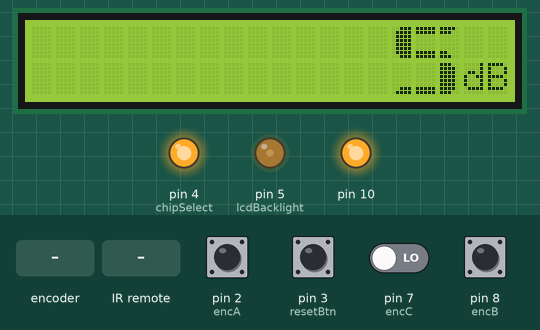
Simulated run of this program. Board: Arduino Nano, built with avr-gcc and run on an emulated ATmega328P. On the bench: 20×2 character LCD, output pins drawn as LEDs (lit = HIGH). Inputs (shaded band) come from the test bench; at power-on: pin 2 (encA), pin 8 (encB) HIGH, pin 3 (resetBtn), pin 7 (encC) LOW. EEPROM starts erased.

Above: at 5.6 s.
5.7 s: pin 3 (resetBtn) pulled HIGH for 0.15 s
At 5.8 s:
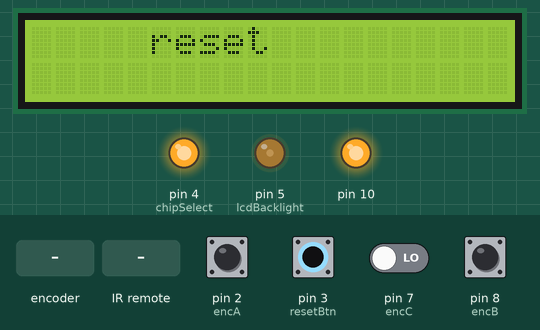
7.5 s: pin 7 (encC) driven HIGH
At 8.3 s:
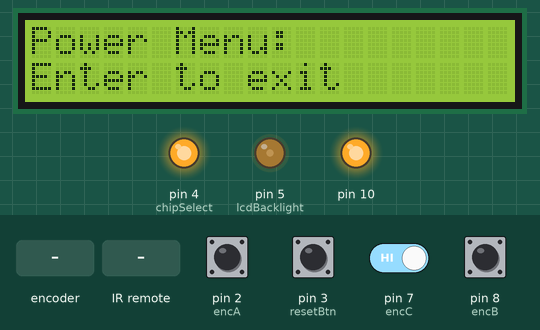
9.3 s: rotary encoder on pin 2 (encA) / pin 8 (encB) turned 1 step (first pin leading)
At 10.8 s:
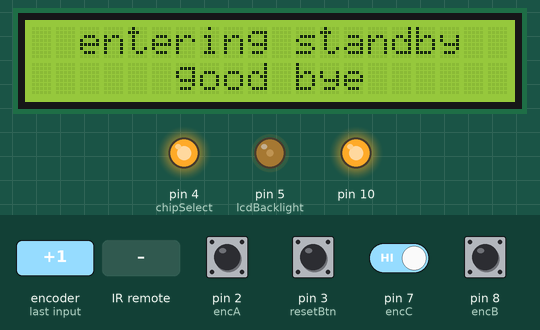
12.5 s: infrared code 0x05 received
At 13.53 s:
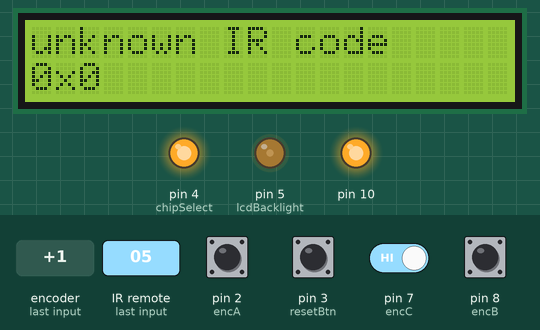
14.9 s: rotary encoder on pin 2 (encA) / pin 8 (encB) turned 2 steps (second pin leading)
At 16.1 s:
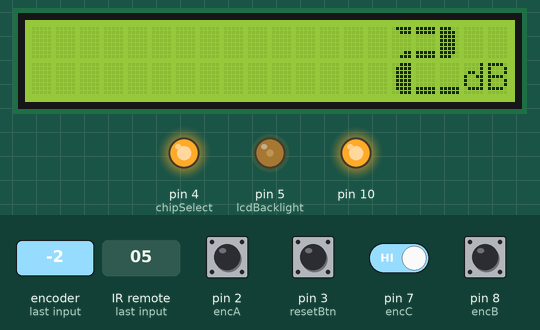
18.3 s: rotary encoder on pin 2 (encA) / pin 8 (encB) turned 2 steps (second pin leading)
At 19.8 s:
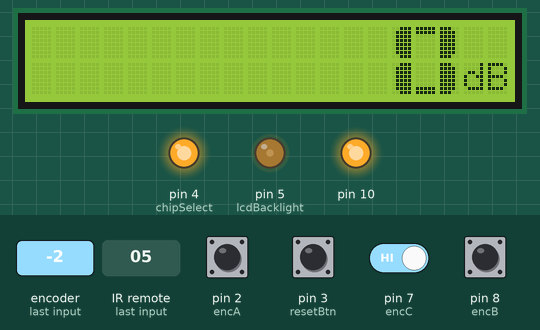

Measured:
- after the input at 5.7 s, the display: changes at once (image 1)
- after the input at 7.5 s, the display: first differs from a run without the input after 0.49 s (image 2 shows a later state)
- after the input at 9.3 s, the display: first changes at once (image 3 shows a later state)
- after the input at 12.5 s, the display: first differs from a run without the input after 0.96 s (image 4)
- after the input at 14.9 s, the display: first differs from a run without the input after 0.84 s (image 5)
- after the input at 18.3 s, the display: first differs from a run without the input after 1.1 s (image 6)
- what the display in image 3 shows lasts 1.0 s, from 10.0 s to 11.0 s

The program:

main.cpp
```cpp
#include "main.h"

LCDisplay myDisplay;
AuxBoard myAuxBoard;
IRremoteDecoder myIR;
Power myPower(&myDisplay, &myAuxBoard);
Menu myMenu(&myDisplay);
Volume myVolume(&myDisplay, &myAuxBoard);
Input myInput(&myDisplay, &myAuxBoard);
Control Crtl(&myDisplay, &myPower, &myMenu, &myVolume, &myInput, &myIR);

uint8_t lastSPIVolume=0;

void setup() {

  arduinoInit();
  /* Start the IR-receiver */
  myIR.init();

  /* setup LCD */
  myDisplay.init();

  /* rotary encoder */
  attachInterrupt(digitalPinToInterrupt(encA),isr, CHANGE);  // ISR for rotary encoder

  /* aux boards */
  myAuxBoard.init();

  /* restore last volume */
  myVolume.restore();

  /* restore last input */
  myInput.restore();
}

void loop() {
  if(myPower.state){
    Crtl.worker();
  } else {
    Crtl.standbyCheck();
    delay(500);
    analogWrite(lcdBacklight, 0);
  }

  delay(150);
}

/*
  interrupt service Subroutine
*/
void isr(){
  if(myPower.state)  Crtl.rotEncoder(digitalRead(encA), digitalRead(encB));
}
```

auxBoards.cpp
```cpp
#include "auxBoards.h"

AuxBoard::AuxBoard(){
  init();
}

void AuxBoard::init(){
  SPI.begin();
  SPI.setBitOrder(MSBFIRST);
  SPI.setDataMode(SPI_MODE0);

  digitalWrite(chipSelect, LOW);         // take the CS pin low to select the chip:
  SPI.transfer(0b01000000);              // Optcode to write to MCP23S17
  SPI.transfer(0x00);                    // Select IODIR register
  SPI.transfer(0x00);                    // Set GPIO as output
  digitalWrite(chipSelect, HIGH);        // take the CS pin high to de-select the chip:

  digitalWrite(chipSelect, LOW);         // take the CS pin low to select the chip:
  SPI.transfer(0b01000000);              // Optcode to write to MCP23S17
  SPI.transfer(IOCON);                   // Select IOCON register
  SPI.transfer(0b00001000);              // Set Hardware Adress Enable
  digitalWrite(chipSelect, HIGH);        // take the CS pin high to de-select the chip:
}

void AuxBoard::change_volume(uint8_t volume){
  digitalWrite(chipSelect, LOW);              // take the CS pin low to select the chip:
  SPI.transfer(0b01000000);          			    // Optcode to write to MCP23S17 #1
  SPI.transfer(GPIO);               				  // Select GPIO register for Volume
  SPI.transfer(0xFF);              					  // Clear Volume
  digitalWrite(chipSelect, HIGH); 					  // take the CS pin high to de-select the chip:

  if (volume > 0){
    delay(5);															    // Anti "pop" delay

    uint8_t volnew = volume ^ 0xFF;  // Bit manipulation to set the correct value
    digitalWrite(chipSelect, LOW);  				  // take the CS pin low to select the chip:
    SPI.transfer(0b01000000);          				// Optcode to write to MCP23S17 #1
    SPI.transfer(GPIO);               				// Select GPIO register for Volume
    SPI.transfer(volnew);           					// Set Volume
    digitalWrite(chipSelect, HIGH);						// take the CS pin high to de-select the chip:
  }
}

void AuxBoard::change_input(uint8_t input){
  digitalWrite(chipSelect, LOW);
  SPI.transfer(0b01000110);
  SPI.transfer(GPIO);
  SPI.transfer(0xFF);
  digitalWrite(chipSelect, HIGH);
  // no input selected, for standby
  if(input==0) return;
  uint8_t spi_input;
  switch (input)
  {
    case (1):
      spi_input = 0xFE;
      break;
    case (2):
      spi_input = 0xFD;
      break;
    case (3):
      spi_input = 0xFB;
      break;
    case (4):
      spi_input = 0xF7;
      break;
    case (5):
      spi_input = 0xEF;
      break;
    case (6):
      spi_input = 0xDF;
      break;
  }

  digitalWrite(chipSelect, LOW);
  SPI.transfer(0b01000110);
  SPI.transfer(GPIO);
  SPI.transfer(spi_input);
  digitalWrite(chipSelect, HIGH);
}
```

auxBoards.h
```cpp
#ifndef AUXBOARDS_H
#define AUXBOARDS_H

#include <SPI.h>
#include <Arduino.h>

#include "config.h"

class AuxBoard {
  public:
    AuxBoard();
    void init();
    void change_volume(uint8_t volume);
    void change_input(uint8_t input);
};

#endif /* AUXBOARDS_H */
```

control.cpp
```cpp
#include "control.h"

Control::Control(LCDisplay *lcd, Power *p, Menu *m, Volume *v, Input *i, IRremoteDecoder *ir){
  disp=lcd;       // the display
  pwr=p;
  menu=m;
  vol=v;          // the volume control
  inp=i;          // the input control
  IRdecoder=ir;   // the infra red decoder
  // standby = EEPROM.read(POWER_STATE);
  clearButtons();
}

void Control::worker(){
  checkButtons();
  checkIR();
  menuAutoExit();
}

void Control::standbyCheck(){
  if(digitalRead(encC)) pwr->on();
  IRdecoder->getIRcode(); // get whatever is in the pipeline
  if(IRdecoder->valid && IRdecoder->ircode == IR_On)  pwr->on();
}

/*
  this handles the human input via physical buttons
*/
void Control::checkButtons(){
  if ((millis() - lastDebounceTime) > debounceDelay){

    if (digitalRead(resetBtn) == HIGH){
      disp->clear();
      disp->print("     reset");
      delay(200);
      resetFunc();  //call reset
      lastDebounceTime = millis();
    }

    int readEncoderButton = digitalRead(encC);
    if (readEncoderButton == HIGH){
      buttons.Enter = true;
      buttonHandler();
      lastDebounceTime = millis();
    }
  }
}

/*
  this handles human input via irreceiver
*/
void Control::checkIR(){
  IRdecoder->getIRcode(); // get whatever is in the pipeline
  if(IRdecoder->valid){   // only process if flagged valid
    switch (IRdecoder->ircode) {
      case IR_Up:     buttons.Up    = true; break;
      case IR_Down:   buttons.Down  = true; break;
      case IR_Left:   buttons.Left  = true; break;
      case IR_Right:  buttons.Right = true; break;
      case IR_Mute:   buttons.Mute  = true; break;
      case IR_Play:   buttons.Play  = true; break;
      case IR_On:     buttons.PowerOn = true; break;
      case IR_Off:    buttons.PowerOff = true; break;
      case IR_Inp1:   inp->selectInput(1); break;
      case IR_Inp2:   inp->selectInput(2); break;
      case IR_Inp3:   inp->selectInput(3); break;
      case IR_Inp4:   inp->selectInput(4); break;
      case IR_Inp5:   inp->selectInput(5); break;
      case IR_Inp6:   inp->selectInput(6); break;
      default:  disp->clear();
                disp->LCD.print("unknown IR code");
                disp->LCD.setCursor(0, 1);
                disp->LCD.print("0x");
                disp->LCD.print(IRdecoder->ircode, HEX);
                break;
    }
    IRdecoder->resume();  // resume IR receiver
    buttonHandler();      // call worker function
  };
}

void Control::clearButtons(){
  buttons.Up = false;
  buttons.Down = false;
  buttons.Mute = false;
  buttons.Left = false;
  buttons.Right = false;
  buttons.Enter = false;
  buttons.Menu = false;
  buttons.Play = false;
  buttons.Channel = false;
  buttons.Power = false;
  buttons.PowerOn = false;
  buttons.PowerOff = false;
}

void Control::menuExit(){
  disp->clear();
  disp->printVolume(vol->value);
  inp->printInput();
  menu->init();
}

void Control::menuAutoExit(){
  if ((millis() - lastButtonTime) > 5000){
    menuExit();
  }
}

void Control::rotEncoder(bool enc1, bool enc2){
  if(enc1 == enc2){
    if (menu->mainMenu>0){
      buttons.Left = true;
    } else {
      buttons.Down = true;
    }
  }
  else{
    if (menu->mainMenu>0){
      buttons.Right = true;
    } else {
      buttons.Up = true;
    }
  }
  buttonHandler();
}

void Control::buttonHandler(){
  if(buttons.Mute)  vol->mute();
  if(buttons.PowerOff)  pwr->off();
  switch (menu->mainMenu) {
    case Menu::volume:
      if(buttons.Up)    vol->up();
      if(buttons.Down)  vol->down();
    case Menu::inputs:
      if(buttons.Left)  inp->prev();
      if(buttons.Right) inp->next();
      break;
    case Menu::power:
      if(buttons.Left)  menu->prev();
      if(buttons.Right) menu->next();
      if(buttons.Enter && menu->pwrMenu==1){
        pwr->off();
        menu->init();
        break;
      }
      if(buttons.Enter && menu->pwrMenu==0){
        buttons.Enter = false;
        menuExit();
      }
  }
  if(buttons.Enter) menu->enter();
  lastButtonTime = millis();
  clearButtons();
}
```

control.h
```cpp
#ifndef CONTROL_H
#define CONTROL_H

#include "LCD.h"
#include "volume.h"
#include "input.h"
#include "infraRedReciever.h"
#include "config.h"
#include "power.h"
#include "menu.h"

class Control{
  public:
    Control(LCDisplay *lcd, Power *p, Menu *m, Volume *v, Input *i, IRremoteDecoder *ir);

    void worker();
    void standbyCheck();
    void rotEncoder(bool, bool);

    struct navButtons{
      bool Up;
      bool Down;
      bool Mute;
      bool Left;
      bool Right;
      bool Enter;
      bool Menu;
      bool Play;
      bool Channel;
      bool Power;
      bool PowerOn;
      bool PowerOff;
    } buttons;

  private:
    Volume *vol;
    Input *inp;
    IRremoteDecoder *IRdecoder;
    Power *pwr;
    Menu *menu;
    LCDisplay *disp;
    long lastDebounceTime;
    long lastButtonTime;
    void checkButtons();
    void checkIR();
    void menuExit();
    void menuAutoExit();
    void clearButtons();
    void buttonHandler();
    void standbyHandler();
    void(* resetFunc) (void) = 0; //declare reset function @ address 0
};


#endif /* CONTROL_H */
```

hardware.cpp
```cpp
#include "hardware.h"

void arduinoInit(){
  pinMode(resetBtn, INPUT);
  pinMode(powerBtn, INPUT);
  pinMode(encA, INPUT);
  pinMode(encB, INPUT);
  pinMode(encC, INPUT);

  pinMode(powerRly, OUTPUT);
  pinMode(chipSelect, OUTPUT);     // Set ChipSelectPin as output

  digitalWrite(chipSelect, HIGH);   // take the CS pin high to de-select the chip:
  digitalWrite(encA, HIGH);
  digitalWrite(encB, HIGH);
  // analogWrite(lcdBacklight, backlightdimming);
  analogWrite(lcdBacklight, 64);

  /* Setup SPI communication */
  pinMode (chipSelect, OUTPUT);     // Set ChipSelectPin as output
  digitalWrite(chipSelect, HIGH);   // take the CS pin high to de-select the chip:
};
```

hardware.h
```cpp
#ifndef HARDWARE_H
#define HARDWARE_H

#include <Arduino.h>

#include "config.h"

void arduinoInit();

#endif /* HARDWARE_H */
```

infraRedReciever.cpp
```cpp
#include "infraRedReciever.h"

IRremoteDecoder::IRremoteDecoder()
  : irrecv(IR_RECEIVE_PIN){
  valid = false;
}

uint16_t IRremoteDecoder::decodeNEC(decode_results * results){
  if (results->decode_type != 11) return 0;
  unsigned long ircode = results->value << 16;
  return ircode >> 16;
}

void IRremoteDecoder::init(){
  irrecv.enableIRIn();
}

void IRremoteDecoder::resume(){
  irrecv.resume();
}

void IRremoteDecoder::getIRcode(){
  valid = false;
  if(irrecv.decode(&IRrecvResults)){
    if(IRrecvResults.isRepeat){
      ircode = lastIrCode;
    }else{
      ircode = decodeNEC(&IRrecvResults);
      lastIrCode = ircode;
      delay(200);
    }
    valid=true;
  }
}
```

infraRedReciever.h
```cpp
#ifndef INFRAREDRECEIVER_H
#define INFRAREDRECEIVER_H

#include <IRremote.h>

#include "config.h"

class IRremoteDecoder{
  public:
    IRremoteDecoder();
    IRrecv irrecv;
    decode_results IRrecvResults;
    uint16_t decodeNEC(decode_results * results);
    void init();
    void getIRcode();
    void resume();
    bool RECV_TYPE = true;
    bool valid;
    uint16_t ircode = 0;
    uint16_t lastIrCode = 0;
};

#endif /* INFRAREDRECEIVER_H */
```

input.cpp
```cpp
#include "input.h"
#include "config.h"

Input::Input(LCDisplay *lcd1, AuxBoard *a){
  disp=lcd1;
  auxb=a;
  input = 0;
}

void Input::set(){
  auxb->change_input(input);
  printInput();
  EEPROM.write(INPUT_ID, input);
}

void Input::selectInput(uint8_t i){
  input = i;
  set();
}

void Input::restore(){
  input = EEPROM.read(INPUT_ID);
  set();
}

void Input::prev(){
  if(input>1) input--;
  set();
}

void Input::next(){
  if(input<N_INPUTS) input++;
  set();
}

void Input::printInput(){
  disp->LCD.setCursor(0,0);
  disp->print(inputNames[input-1]);
}
```

input.h
```cpp
#ifndef INPUT_H
#define INPUT_H

#include <Arduino.h>
#include <EEPROM.h>

#include "config.h"
#include "settings.h"
#include "LCD.h"
#include "auxBoards.h"

class Input {
  public:
    Input(LCDisplay *lcd1, AuxBoard *a);
    void restore();
    void set();
    void selectInput(uint8_t input);
    void prev();
    void next();
    void printInput();
    uint8_t input;
  private:
    LCDisplay *disp;
    AuxBoard *auxb;
    const char *inputNames[N_INPUTS] = { "moOde DAC ", "2: n/a    ", "3: n/a    ", "4: n/a     ", "5: n/a     ", "Yamaha     " };
};

#endif /* INPUT_H */
```

main.h
```cpp
#ifndef MAIN_H
#define MAIN_H

#include <Arduino.h>

#include "control.h"
#include "hardware.h"
#include "config.h"
#include "power.h"
#include "menu.h"
#include "volume.h"
#include "input.h"
#include "auxBoards.h"

// void(* resetFunc) (void) = 0; //declare reset function @ address 0

void isr();

#endif /* MAIN_H */
```

menu.cpp
```cpp
#include "menu.h"

Menu::Menu(LCDisplay *lcd){
  disp=lcd;
  init();
}

void Menu::init(){
  pwrMenu=exit;
  mainMenu=volume;
}

void Menu::enter(){
  switch (mainMenu) {
    case volume: mainMenu=inputs; break;
    case inputs: mainMenu=power; printPwrMenu(); break;
    default: mainMenu=volume;
  }
}

void Menu::next(){
  if(mainMenu==power){
    pwrMenu = off;
    printPwrMenu();
  }
}

void Menu::prev(){
  if(mainMenu==power){
    pwrMenu = exit;
    printPwrMenu();
  }
}

// TODO: move to LCDisplay, to handle OLED later
void Menu::printPwrMenu(){
  disp->clear();
  disp->LCD.setCursor(0,0);
  disp->LCD.print("Power Menu: ");
  disp->LCD.setCursor(0,1);
  if(pwrMenu){
    disp->LCD.print("Enter to power off  ");
  } else {
    disp->LCD.print("Enter to exit       ");
  }
}
```

menu.h
```cpp
#ifndef MENU_H
#define MENU_H

#include "config.h"
#include "LCD.h"

class Menu {
  public:
    Menu(LCDisplay *lcd);
    void init();
    void enter();
    void next();
    void prev();
    enum {volume, inputs, power} mainMenu;
    enum {exit, off} pwrMenu;
  private:
    LCDisplay *disp;
    void printPwrMenu();
};

#endif /* MENU_H */
```

power.cpp
```cpp
#include "power.h"

Power::Power(LCDisplay *lcd, AuxBoard *a){
  disp=lcd;
  auxb=a;
  state = true;
}

void Power::on(){
  resetFunc();
}

void Power::off(){
  state=0;
  auxb->change_input(0);
  auxb->change_volume(0);
  disp->standbyMessage();
}
```

power.h
```cpp
#ifndef POWER_H
#define POWER_H

#include "config.h"
#include "LCD.h"
#include "auxBoards.h"

class Power {
  public:
    Power(LCDisplay *lcd, AuxBoard *a);
    void on();
    void off();
    bool state;
  private:
    LCDisplay *disp;
    AuxBoard *auxb;
    void(* resetFunc) (void) = 0; //declare reset function @ address 0
};

#endif /* POWER_H */
```

volume.cpp
```cpp
#include "volume.h"

Volume::Volume(LCDisplay *lcd, AuxBoard *a){
  disp=lcd;
  auxb=a;
}

void Volume::mute(){
  if(!muteOn){            // if not muted
    muteOn = true;        // set mute flag
    muteValue = value;    // store current value
    value = 0;            // set volume value to ZERO
  }else{                  // if muted
    Volume::unMute();     // call unmute
  }
  set();
}

void Volume::unMute(){
  muteOn = false;
  value = muteValue;
};

void Volume::restore(){
  value = EEPROM.read(LAST_VOLUME);
  set();
}

// void Volume::restore(uint8_t input){
//   if(input<1 || input>EEPROM.read(INPUT_COUNT)){
//     mute();
//     exit(0);
//   }
//   value = EEPROM.read(LAST_VOLUME0+input);
// }

void Volume::up(){
  if(muteOn)  unMute();
  if(value<64) value++;  //prevent overflow
  set();
}

void Volume::down(){
  if(muteOn) unMute();
  if(value>0) value--;  //prevent underflow
  set();
}

void Volume::set(){
  // if(value==0){
  //   auxb->change_volume(value);
  // }else if((value-oldValue)>1){
  //   // ramp
  //   while(oldValue<value){
  //     oldValue++;
  //     disp->printVolume(oldValue);
  //     auxb->change_volume(value);
  //     delay(50);
  //   }
  // }else{
  //   auxb->change_volume(value);
  // }
  // oldValue = value;
  if(value>=0 && value<=64){
    auxb->change_volume(value);
    disp->printVolume(value);
    EEPROM.write(LAST_VOLUME, value);
  }

}
```

volume.h
```cpp
#ifndef VOLUME_H
#define VOLUME_H

#include <Arduino.h>
#include <EEPROM.h>

#include "config.h"
#include "settings.h"
#include "LCD.h"
#include "auxBoards.h"

class Volume {
  public:
    Volume(LCDisplay *lcd1, AuxBoard *a);
    bool muteOn = false;
    uint8_t value;
    void mute();
    void unMute();
    void restore();
    void restore(uint8_t input);
    void up();
    void down();
    void set();
  private:
    LCDisplay *disp;
    AuxBoard *auxb;
    uint8_t oldValue = 0;
    uint8_t muteValue = 0;
};


#endif /* VOLUME_H */
```

settings.h
```cpp
#ifndef SETTINGS_H
#define SETTINGS_H

#include <Arduino.h>

// settings for backlight dimming
// uint8_t backlightdimming = 32;    // 0..255

// print welcome message
// uint16_t bootDelay = 3000;    // boot delay in ms

// store last volume to EEPROM?
// bool lastVolume = true;

#endif /* SETTINGS_H */
```

LCD.h
```cpp
#ifndef LCD_H
#define LCD_H

#include <LiquidCrystal.h>

#include "config.h"
#include <Arduino.h>

class LCDisplay {
  public:
    LCDisplay();
    void init();
    void clear();
    void blank();
    void print(const char*);
    void printVolume(uint8_t vol);
    void standbyMessage();
    void bootLoader(uint16_t delay);
    LiquidCrystal LCD;
  private:
    void printNumber(uint8_t value, uint8_t col);
    void custom0(uint8_t col);
    void custom1(uint8_t col);
    void custom2(uint8_t col);
    void custom3(uint8_t col);
    void custom4(uint8_t col);
    void custom5(uint8_t col);
    void custom6(uint8_t col);
    void custom7(uint8_t col);
    void custom8(uint8_t col);
    void custom9(uint8_t col);
    void customDash(uint8_t col);
    byte bar1[8] =																	// Create custom characters
    {
      B11100,
      B11110,
      B11110,
      B11110,
      B11110,
      B11110,
      B11110,
      B11100
    };

    byte bar2[8] =
    {
      B00111,
      B01111,
      B01111,
      B01111,
      B01111,
      B01111,
      B01111,
      B00111
    };

    byte bar3[8] =
    {
      B11111,
      B11111,
      B00000,
      B00000,
      B00000,
      B00000,
      B11111,
      B11111
    };

    byte bar4[8] =
    {
      B11110,
      B11100,
      B00000,
      B00000,
      B00000,
      B00000,
      B11000,
      B11100
    };

    byte bar5[8] =
    {
      B01111,
      B00111,
      B00000,
      B00000,
      B00000,
      B00000,
      B00011,
      B00111
    };

    byte bar6[8] =
    {
      B00000,
      B00000,
      B00000,
      B00000,
      B00000,
      B00000,
      B11111,
      B11111
    };

    byte bar7[8] =
    {
      B00000,
      B00000,
      B00000,
      B00000,
      B00000,
      B00000,
      B00111,
      B01111
    };

    byte bar8[8] =
    {
      B11111,
      B11111,
      B00000,
      B00000,
      B00000,
      B00000,
      B00000,
      B00000
    };
};


#endif /* LCD_H */
```

Source omitted: config.h (7118 bytes), LCD.cpp (4045 bytes)
